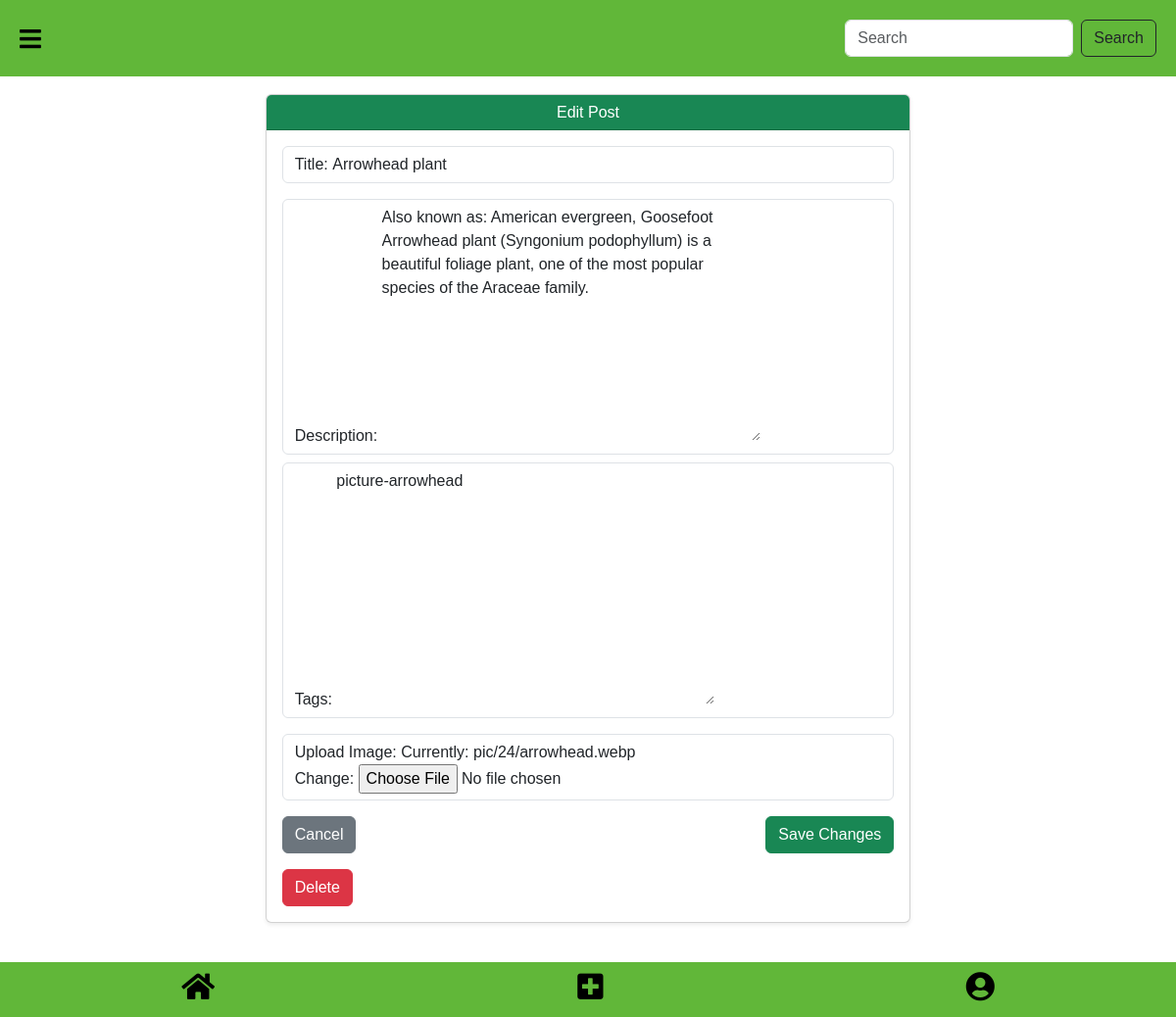
Page /17/edit/ on the committed database.
### greenoasis/models.py (models this page shows, shortened)
class Image(models.Model):
    title=models.CharField(max_length=255)
    description=models.TextField(blank=True)
    tags=models.TextField()
    image=models.ImageField(upload_to="pic/%y/")
    class Meta :
        ordering=('-id',)

### greenoasis/views.py (the view)
# urls.py: path('edit/', views.editpost, name='editpost'),
def editpost(request,id):
    post=get_object_or_404(Image,id=id)
    if request.method == 'POST':
        form = ImageForm(request.POST, request.FILES, instance=post)
        if form.is_valid():
            form.save()
            return redirect('home')
    else:
        form = ImageForm(instance=post)
    return render(request, 'edit.html',{'form': form, 'post': post})

### greenoasis/forms.py
class ImageForm(forms.ModelForm):
    class Meta:
        model = Image
        fields = ['title', 'description', 'tags', 'image']

### greenoasis/templates/edit.html (shortened to what this page needs)
{% load static %}
<!doctype html>
<html lang="en">
  <head>
    <link href="https://cdnjs.cloudflare.com/ajax/libs/font-awesome/5.15.3/css/all.min.css" rel="stylesheet"/>
    <link href="https://cdn.jsdelivr.net/npm/bootstrap@5.3.3/dist/css/bootstrap.min.css" rel="stylesheet">
    <script src="https://cdn.tailwindcss.com"></script>
  </head>
  <body>
    <div id="main">
        <div class="header">
            <i class="fas fa-bars" onclick="openNav()"></i>
            <form action="{% url 'search' %}"class="d-flex" role="search" method="GET">
                <input name = "search"class="form-control me-2" type="search" placeholder="Search" aria-label="Search">
                <button class="btn btn-outline-dark"  type="submit">Search</button>
              </form>
        </div>
        <div class="container mt-5 pt-5 mb-5">
            <div class="row justify-content-center">
                <div class="col-md-8">
                    <div class="card shadow-sm border-1">
                        <div class="card-header bg-success text-white text-center">
                            <h3>Edit Post</h3>
                        </div>
                        <div class="card-body">
                            <form method="POST" enctype="multipart/form-data">
                                <div class="mb-3">
                                    <label for="title" class="form-label form-control">Title: {{ form.title }}</label>
                                </div>
                                <div class="mbs-3">
                                    <label for="description" class="form-label form-control">Description: {{ form.tags }}</label>
                                </div>
                                <div class="mb-3">
                                    <label for="tags" class="form-label form-control">Tags: {{ form.description }}</label>
                                </div>
                                <div class="mb-3">
                                    <label for="image" class="form-label form-control">Upload Image: {{ form.image }}</label>
                                </div>
                                <div class="d-flex justify-content-between">
                                    <a href= "{% url 'home' %}" class="btn btn-secondary">Cancel</a>
                                    <button type="submit" class="btn btn-success">Save Changes</button>
                                </div>
                            </form>
                            <form action="{% url 'deletepost' id=post.id %}" method="POST" class="mt-3" onsubmit="return confirm('Are you sure you want to delete this post?');">
                                <button type="submit" class="btn btn-danger">Delete</button>
                            </form>
                        </div>
                    </div>
                </div>
            </div>
        </div>
    <br><br>
    <div class="footer">
        <a href="{% url 'home' %}"><i class="fas fa-home"  style="color: #000;"></i></a>
        <a href="{% url 'upload' %}"><i class="fas fa-plus-square"  style="color: #000;"></i></a>
        <a href="{% url 'profile' %}"><i class="fas fa-user-circle"  style="color: #000;"></i></a>
    </div>
</body>
</html>

### greenoasis/templates/edit.html (style rules this page uses)
:root { --bg-color: white; --text-color: #222; --header-color: #61b739; --sidebar-color: #61b739; }
body { margin: 0; font-family: Arial, sans-serif; background-color: var(--bg-color); color: var(--text-color); }
.header { background-color: var(--header-color); padding: 20px; display: flex; justify-content: space-between; align-items: center; font-size: 24px; position: fixed; top: 0; left: 0; right: 0; z-index: 1000; }
.header i { font-size: 25px; color: #000; }
.footer { display: flex; justify-content: space-around; align-items: center; background-color: #61b739; padding: 10px 0; position: fixed; bottom: 0; width: 100%; font-size: 24px; }
.footer i { font-size: 30px; }

### rows in the picture
Image: title "Arrowhead plant", tags "Also known as: American evergreen, Goosefoot Arrowhead plant (Syngonium podophyllum) is a beautiful foliage plant, one of the most popular species of the Araceae family.", description "picture-arrowhead"
